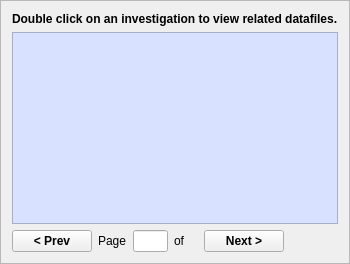
      <widget class="QFrame" name="resFrame">
       <property name="sizePolicy">
        <sizepolicy hsizetype="Preferred" vsizetype="Expanding">
         <horstretch>0</horstretch>
         <verstretch>0</verstretch>
        </sizepolicy>
       </property>
       <property name="frameShape">
        <enum>QFrame::StyledPanel</enum>
       </property>
       <property name="frameShadow">
        <enum>QFrame::Raised</enum>
       </property>
       <layout class="QVBoxLayout" name="verticalLayout_2">
        <item>
         <widget class="QLabel" name="resInstructions">
          <property name="sizePolicy">
           <sizepolicy hsizetype="Preferred" vsizetype="Minimum">
            <horstretch>0</horstretch>
            <verstretch>0</verstretch>
           </sizepolicy>
          </property>
          <property name="font">
           <font>
            <weight>75</weight>
            <bold>true</bold>
           </font>
          </property>
          <property name="text">
           <string>Double click on an investigation to view related datafiles.</string>
          </property>
         </widget>
        </item>
        <item>
         <widget class="QTableWidget" name="searchResultsTbl">
          <property name="sizePolicy">
           <sizepolicy hsizetype="Preferred" vsizetype="MinimumExpanding">
            <horstretch>1</horstretch>
            <verstretch>0</verstretch>
           </sizepolicy>
          </property>
          <property name="styleSheet">
           <string notr="true">background-color: rgb(216, 225, 255);</string>
          </property>
          <property name="horizontalScrollBarPolicy">
           <enum>Qt::ScrollBarAsNeeded</enum>
          </property>
          <property name="selectionMode">
           <enum>QAbstractItemView::SingleSelection</enum>
          </property>
          <property name="selectionBehavior">
           <enum>QAbstractItemView::SelectRows</enum>
          </property>
         </widget>
        </item>
        <item>
         <layout class="QHBoxLayout" name="resFooter">
          <item>
           <widget class="QPushButton" name="resPrevious">
            <property name="font">
             <font>
              <weight>75</weight>
              <bold>true</bold>
             </font>
            </property>
            <property name="toolTip">
             <string>&lt;html&gt;&lt;head/&gt;&lt;body&gt;&lt;p&gt;Click to retrieve the &lt;span style=&quot; font-style:italic;&quot;&gt;previous&lt;/span&gt; 100 investigations for your search.&lt;/p&gt;&lt;/body&gt;&lt;/html&gt;</string>
            </property>
            <property name="text">
             <string>&lt; Prev</string>
            </property>
           </widget>
          </item>
          <item>
           <widget class="QLabel" name="resPageTxt">
            <property name="font">
             <font>
              <weight>50</weight>
              <bold>false</bold>
             </font>
            </property>
            <property name="text">
             <string>Page</string>
            </property>
           </widget>
          </item>
          <item>
           <widget class="QLineEdit" name="pageStartNum">
            <property name="sizePolicy">
             <sizepolicy hsizetype="MinimumExpanding" vsizetype="Fixed">
              <horstretch>0</horstretch>
              <verstretch>0</verstretch>
             </sizepolicy>
            </property>
            <property name="maximumSize">
             <size>
              <width>35</width>
              <height>16777215</height>
             </size>
            </property>
            <property name="toolTip">
             <string>&lt;html&gt;&lt;head/&gt;&lt;body&gt;&lt;p&gt;Press &lt;span style=&quot; font-style:italic;&quot;&gt;enter&lt;/span&gt; to perform the search for that page number.&lt;/p&gt;&lt;/body&gt;&lt;/html&gt;</string>
            </property>
            <property name="inputMethodHints">
             <set>Qt::ImhDigitsOnly</set>
            </property>
            <property name="maxLength">
             <number>3</number>
            </property>
           </widget>
          </item>
          <item>
           <widget class="QLabel" name="resPageOfTxt">
            <property name="font">
             <font>
              <weight>50</weight>
              <bold>false</bold>
             </font>
            </property>
            <property name="text">
             <string>of</string>
            </property>
           </widget>
          </item>
          <item>
           <widget class="QLabel" name="resPageEndNumTxt">
            <property name="font">
             <font>
              <weight>50</weight>
              <bold>false</bold>
             </font>
            </property>
            <property name="text">
             <string/>
            </property>
           </widget>
          </item>
          <item>
           <widget class="QPushButton" name="resNext">
            <property name="sizePolicy">
             <sizepolicy hsizetype="Minimum" vsizetype="Fixed">
              <horstretch>0</horstretch>
              <verstretch>0</verstretch>
             </sizepolicy>
            </property>
            <property name="maximumSize">
             <size>
              <width>16777215</width>
              <height>16777215</height>
             </size>
            </property>
            <property name="font">
             <font>
              <weight>75</weight>
              <bold>true</bold>
              <stylestrategy>PreferDefault</stylestrategy>
             </font>
            </property>
            <property name="toolTip">
             <string>&lt;html&gt;&lt;head/&gt;&lt;body&gt;&lt;p&gt;Click to retrieve the &lt;span style=&quot; font-style:italic;&quot;&gt;next&lt;/span&gt; 100 investigations for your search.&lt;/p&gt;&lt;/body&gt;&lt;/html&gt;</string>
            </property>
            <property name="text">
             <string>Next &gt;</string>
            </property>
           </widget>
          </item>
          <item>
           <spacer name="resFootSpacer">
            <property name="orientation">
             <enum>Qt::Horizontal</enum>
            </property>
            <property name="sizeHint" stdset="0">
             <size>
              <width>10</width>
              <height>10</height>
             </size>
            </property>
           </spacer>
          </item>
         </layout>
        </item>
       </layout>
      </widget>
